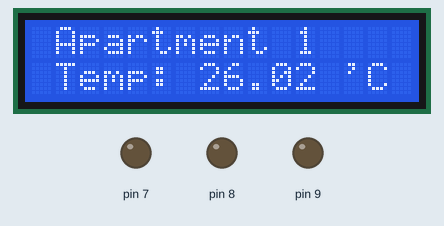
Recording of a sketch running on a simulated Arduino Uno, built with avr-gcc and run on an emulated ATmega328P. On the bench: 16×2 character LCD, output pins drawn as LEDs (lit = HIGH). What the sketch prints to the serial monitor is not drawn.

Above: at 0.2 s.
At 3.2 s:
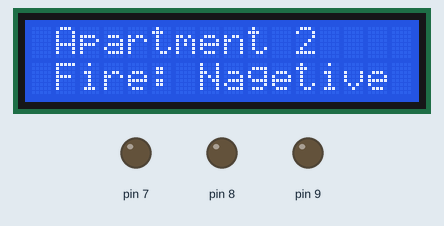
At 7.4 s:
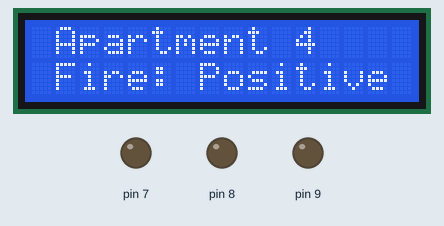
At 9.5 s:
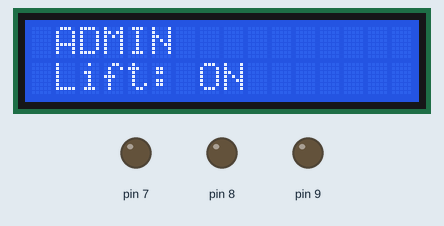
At 10.5 s:
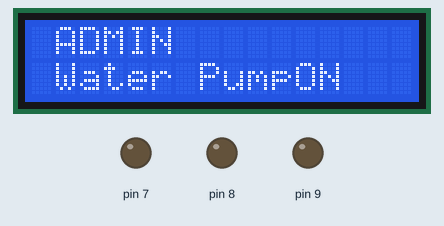
At 12.6 s:
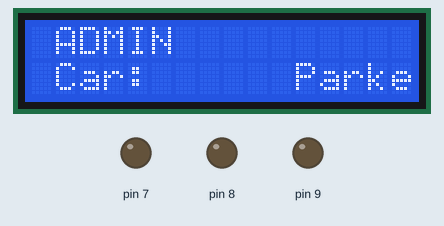

The sketch:

RC_WQM_Ard.ino
```cpp
#include <Adafruit_GFX.h>
#include <SimpleTimer.h>
#include <Wire.h>
#include <LiquidCrystal_I2C.h>
#include "GravityTDS.h"
#include <DallasTemperature.h>
#include <TinyGPS++.h>
#define SAMPLES 300
#include<SoftwareSerial.h>
#include <ArduinoJson.h>

SimpleTimer timer;
LiquidCrystal_I2C lcd(0x20, 16, 2);
SoftwareSerial nodemcu(10, 11);

//////////////////////GPS//////////////////////////
static const int RXPin = 4, TXPin = 3;
static const uint32_t GPSBaud = 9600;
TinyGPSPlus gps;
SoftwareSerial ss(RXPin, TXPin);

//////////////////////PH//////////////////////////
#define SensorPin A2
unsigned long int avgValue;
float b;
int buf[10], temp;

///////////////////////////////////turbidity ///////////////////////////////////
int Tur = A0;

///////////////////////////Temperature/////////////////////////////////
#define ONE_WIRE_BUS 2
OneWire oneWire(ONE_WIRE_BUS);
DallasTemperature sensors(&oneWire);

///-----------------------Voltage-------------------
#define Vol_V A3
double V = 0;
int offset = 18.7;
float percn = 0;
float C_mil = 0;

////--------------------State----------------------
int green = 8;
int red = 7;

////////////Data Transfer///////////////////////////////
float percn_N, V_N,turbidity_N, TepmA_N, phValue_N;

void setup()
{
  Wire.begin();
  Serial.begin(9600);
  nodemcu.begin(9600);
  ss.begin(GPSBaud);

  lcd.begin();
  lcd.backlight();
  lcd.clear();
  lcd.setCursor(0, 0);
  lcd.print("    !!SHA!! ");
  //Serial.println("");


  pinMode(7,OUTPUT);
  pinMode(8, OUTPUT);
  pinMode(9, OUTPUT);
}

void loop()
{
  lcd.clear();
  lcd.setCursor(0, 0);
  lcd.print(" Apartment 1");
  lcd.setCursor(1, 01);
  lcd.print("Temp:");
  lcd.setCursor(7, 1);
  lcd.print("26.02 'C");
  delay(1000);
  lcd.clear();
  lcd.setCursor(0, 0);
  lcd.print(" Apartment 1");
  lcd.setCursor(1, 01);
  lcd.print("Fire:");
  lcd.setCursor(7, 1);
  lcd.print("Nagetive");
  delay(1000);

  lcd.clear();
  lcd.setCursor(0, 0);
  lcd.print(" Apartment 2");
  lcd.setCursor(1, 01);
  lcd.print("Temp:");
  lcd.setCursor(7, 1);
  lcd.print("27.00 'C");
  delay(1000);
  lcd.clear();
  lcd.setCursor(0, 0);
  lcd.print(" Apartment 2");
  lcd.setCursor(1, 01);
  lcd.print("Fire:");
  lcd.setCursor(7, 1);
  lcd.print("Nagetive");
  delay(1000);

  lcd.clear();
  lcd.setCursor(0, 0);
  lcd.print(" Apartment 3");
  lcd.setCursor(1, 01);
  lcd.print("Temp:");
  lcd.setCursor(7, 1);
  lcd.print("25.00 'C");
  delay(1000);
  lcd.clear();
  lcd.setCursor(0, 0);
  lcd.print(" Apartment 3");
  lcd.setCursor(1, 01);
  lcd.print("Fire:");
  lcd.setCursor(7, 1);
  lcd.print("Nagetive");
  delay(1000);

  lcd.clear();
  lcd.setCursor(0, 0);
  lcd.print(" Apartment 4");
  lcd.setCursor(1, 01);
  lcd.print("Temp:");
  lcd.setCursor(7, 1);
  lcd.print("26.00 'C");
  delay(1000);
  lcd.clear();
  lcd.setCursor(0, 0);
  lcd.print(" Apartment 4");
  lcd.setCursor(1, 01);
  lcd.print("Fire:");
  lcd.setCursor(7, 1);
  lcd.print("Positive");
  delay(1000);

  Serial.println("Apartment 1");
  Serial.print("Temp:");
  Serial.println("26.02 'C");
  Serial.print("Fire: ");
  Serial.println("Nagetive");

  Serial.println("Apartment 2");
  Serial.print("Temp:");
  Serial.println("27.00 'C");
  Serial.print("Fire: ");
  Serial.println("Nagetive");

  Serial.println("Apartment 3");
  Serial.print("Temp:");
  Serial.println("25.00 'C");
  Serial.print("Fire: ");
  Serial.println("Nagetive");

  Serial.println("Apartment 4");
  Serial.print("Temp:");
  Serial.println("26.00 'C");
  Serial.print("Fire: ");
  Serial.println("Positive");

  lcd.clear();
  lcd.setCursor(0, 0);
  lcd.print(" ADMIN ");
  lcd.setCursor(1, 01);
  lcd.print("Gas:");
  lcd.setCursor(7, 1);
  lcd.print("Not Detect");
  delay(1000);

  lcd.clear();
  lcd.setCursor(0, 0);
  lcd.print(" ADMIN ");
  lcd.setCursor(1, 01);
  lcd.print("Lift:");
  lcd.setCursor(7, 1);
  lcd.print("ON");
  delay(1000);

  lcd.clear();
  lcd.setCursor(0, 0);
  lcd.print(" ADMIN ");
  lcd.setCursor(1, 01);
  lcd.print("Water Pump:");
  lcd.setCursor(11, 1);
  lcd.print("ON");
  delay(1000);

    lcd.clear();
  lcd.setCursor(0, 0);
  lcd.print(" ADMIN ");
  lcd.setCursor(1, 01);
  lcd.print("Water Level:");
  lcd.setCursor(11, 1);
  lcd.print("106 cm");
  delay(1000);

  lcd.clear();
  lcd.setCursor(0, 0);
  lcd.print(" ADMIN ");
  lcd.setCursor(1, 01);
  lcd.print("Car:");
  lcd.setCursor(11, 1);
  lcd.print("Parked");
  delay(1000);

  Serial.println("ADMIN");
  Serial.print("Gas: ");
  Serial.println("Not Detec");
  Serial.print("Lift: ");
  Serial.println("ON");
  Serial.print("Water Pump: ");
  Serial.println("ON");
  Serial.print("Water Level: ");
  Serial.println("106 cm");
  Serial.print("Car: ");
  Serial.println("Parked");

//  //-------------------------------Voltage-------------------------------------------------
//  int volt = analogRead(Vol_V);
//  V = map(volt, 0, 1023, 0, 2200);
//
//  V /= 100;
//
//  //-----------------------------percentage----------------------------------------------
//  percn = (V / 10) * 100;
//
//  /////////////////////////pH Calclution///////////////
//  for (int i = 0; i < 10; i++)
//  {
//    buf[i] = analogRead(SensorPin);
//    delay(10);
//  }
//  for (int i = 0; i < 9; i++)
//  {
//    for (int j = i + 1; j < 10; j++)
//    {
//      if (buf[i] > buf[j])
//      {
//        temp = buf[i];
//        buf[i] = buf[j];
//        buf[j] = temp;
//      }
//    }
//  }
//  avgValue = 0;
//  for (int i = 2; i < 8; i++)
//    avgValue += buf[i];
//  float phValue = (float)avgValue * 5.0 / 1024 / 6;
//  phValue = 6.7;
////
////random(6.2, 7.5);
//float ran = 6.9;
////Serial.println("PHH: ");
////Serial.print(ran);
//
//
//  ///////////////////////////turbidity ////////////////
//
//  int sensorValue = analogRead(Tur);
//  int turbidity = 18;
//
//  delay(100);
//
//  ////////////////////////////////TEmperature/////////////////////////
//  sensors.requestTemperatures();
//  float tempA = 32;
//
//
//
//  //////////////////////////////////Display/////////////////////////////////
//
//  lcd.clear();
//  lcd.setCursor(0, 0);
//  lcd.print("     !!WVS!!");
//  delay(2000);
//
//  if (gps.date.isValid())
//  {
//    lcd.clear();
//    lcd.setCursor(0, 0);
//    lcd.print("     Date:");
//    lcd.setCursor(3, 1);
//    lcd.print(gps.date.month());
//    lcd.print(F("/"));
//    lcd.print(gps.date.day());
//    lcd.print(F("/"));
//    lcd.print(gps.date.year());
//    delay(2000);
//  }
//
//  lcd.clear();
//  lcd.setCursor(0, 0);
//  lcd.print("    Voltage  ");
//  lcd.setCursor(5, 1);
//  lcd.print("8.35");
//  lcd.setCursor(9, 1);
//  lcd.print("V");
//  delay(2000);
//
//  Serial.println("Voltage");
//  Serial.print(V);
//
//  lcd.clear();
//  lcd.setCursor(0, 0);
//  lcd.print("  Battery Perc  ");
//  lcd.setCursor(5, 1);
//  lcd.print("83.50");
//  lcd.setCursor(9, 1);
//  lcd.print("%");
//  delay(2000);
//  Serial.println("Battery Perc");
//  Serial.print(percn);
//
//
//  Serial.print("    PH:");
//  Serial.print(phValue, 2);
//  Serial.println(" ");
//
//  if (tempA > 15 && tempA < 26 ) {
//    phValue = 6.4;
//    digitalWrite(red, HIGH);
//    digitalWrite(green, LOW);
//  }
//  else if (tempA > 26 && tempA < 30)
//  {
//    phValue = 6.7;
//    digitalWrite(red, LOW);
//    digitalWrite(green, HIGH);
//  }
//  else
//  {
//    phValue = 7.3;
//    digitalWrite(red, LOW);
//    digitalWrite(green, HIGH);
//  }
//
//
//  lcd.clear();
//  lcd.setCursor(0, 0);
//  lcd.print("PH:");
//  lcd.setCursor(4, 0);
//  lcd.print(phValue);
//
//  if (phValue < 6 ) {
//    lcd.setCursor(0, 1);
//    lcd.print("PH: Acid");
//  }
//  else if (phValue > 8)
//  {
//    lcd.setCursor(0, 1);
//    lcd.print("PH: Alkine");
//  }
//  else
//  {
//    lcd.setCursor(0, 1);
//    lcd.print("PH: Normal");
//  }
//  delay(2000);
//
//                        Serial.println("turbidity Value: ");
//                        Serial.print(turbidity);
//                        Serial.println("ppm");
//
//
//
//    lcd.clear();
//    lcd.setCursor(0, 0);
//    lcd.print("Turbidity:");
//    lcd.setCursor(11, 0);
//    lcd.print(turbidity);
//
//   if (turbidity < 20) {
//    digitalWrite(7, HIGH);
//    digitalWrite(8, LOW);
//    digitalWrite(9, LOW);
//    lcd.setCursor(0, 1);
//    lcd.print("State    : CLEAR ");
//  }
//  if ((turbidity > 10) && (turbidity < 50)) {
//    digitalWrite(7, LOW);
//    digitalWrite(8, HIGH);
//    digitalWrite(9, LOW);
//    lcd.setCursor(0, 1);
//    lcd.print("State   : CLOUDY ");
//  }
//  if (turbidity > 50) {
//    digitalWrite(7, LOW);
//    digitalWrite(8, LOW);
//    digitalWrite(9, HIGH);
//    lcd.setCursor(0, 1);
//    lcd.print("State    : DIRTY ");
//  }
//    delay(2000);
//
//
//  Serial.print("Temperature for the device 1 (index 0) is: ");
//  Serial.println(tempA);
//  lcd.clear();
//  lcd.setCursor(0, 0);
//  lcd.print("W. Temp:");
//  // lcd.setCursor(0, 1);
//  lcd.print(tempA);
//  lcd.print(" `C");
//  if (tempA < 20 ) {
//    lcd.setCursor(0, 1);
//    lcd.print("State  : Cold");
//  }
//  else if (tempA > 20 & tempA < 33)
//  {
//    lcd.setCursor(0, 1);
//    lcd.print("State  : Normal");
//  }
//  else
//  {
//    lcd.setCursor(0, 1);
//    lcd.print("State  : Hot");
//  }
//  delay(2000);
//
//
//  lcd.clear();
//  lcd.setCursor(0, 0);
//  lcd.print("Latitude :");
//  lcd.setCursor(11, 0);
//  lcd.print("23.8103");
//  lcd.setCursor(0, 1);
//  lcd.print("Longitude:");
//  lcd.setCursor(11, 1);
//  lcd.print("90.4125");
//  delay(2000);


}
```

Measured:
- by itself, everything shown: repeats every 13.5 s, in 13 steps
- what the display in image 1 shows lasts 1.0 s, from 3.2 s to 4.2 s
- what the display in image 2 shows lasts 1.1 s, from 7.3 s to 8.4 s
